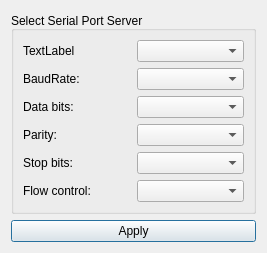
<?xml version="1.0" encoding="UTF-8"?>
<ui version="4.0">
 <class>SettingsDialog</class>
 <widget class="QDialog" name="SettingsDialog">
  <property name="geometry">
   <rect>
    <x>0</x>
    <y>0</y>
    <width>267</width>
    <height>232</height>
   </rect>
  </property>
  <property name="sizePolicy">
   <sizepolicy hsizetype="Preferred" vsizetype="Preferred">
    <horstretch>0</horstretch>
    <verstretch>0</verstretch>
   </sizepolicy>
  </property>
  <property name="windowTitle">
   <string>Settings</string>
  </property>
  <property name="layoutDirection">
   <enum>Qt::LeftToRight</enum>
  </property>
  <layout class="QGridLayout" name="gridLayout_3">
   <property name="sizeConstraint">
    <enum>QLayout::SetDefaultConstraint</enum>
   </property>
   <item row="2" column="0">
    <layout class="QHBoxLayout" name="horizontalLayout">
     <item>
      <widget class="QPushButton" name="applyButton">
       <property name="text">
        <string>Apply</string>
       </property>
      </widget>
     </item>
    </layout>
   </item>
   <item row="0" column="0">
    <widget class="QGroupBox" name="selectBox">
     <property name="title">
      <string>Select Serial Port Server</string>
     </property>
     <property name="alignment">
      <set>Qt::AlignBottom|Qt::AlignLeading|Qt::AlignLeft</set>
     </property>
     <layout class="QGridLayout" name="gridLayout">
      <property name="sizeConstraint">
       <enum>QLayout::SetNoConstraint</enum>
      </property>
      <item row="18" column="1">
       <widget class="QComboBox" name="parityBox"/>
      </item>
      <item row="5" column="1">
       <widget class="QComboBox" name="serialPortInfoListBox"/>
      </item>
      <item row="20" column="1">
       <widget class="QComboBox" name="stopBitsBox"/>
      </item>
      <item row="11" column="1">
       <widget class="QComboBox" name="baudRateBox">
        <property name="layoutDirection">
         <enum>Qt::LeftToRight</enum>
        </property>
        <property name="sizeAdjustPolicy">
         <enum>QComboBox::AdjustToContents</enum>
        </property>
       </widget>
      </item>
      <item row="15" column="1">
       <widget class="QComboBox" name="dataBitsBox"/>
      </item>
      <item row="22" column="1">
       <widget class="QComboBox" name="flowControlBox"/>
      </item>
      <item row="5" column="0">
       <widget class="QLabel" name="label">
        <property name="text">
         <string>TextLabel</string>
        </property>
       </widget>
      </item>
      <item row="11" column="0">
       <widget class="QLabel" name="baudRateLabel">
        <property name="text">
         <string>BaudRate:</string>
        </property>
       </widget>
      </item>
      <item row="15" column="0">
       <widget class="QLabel" name="dataBitsLabel">
        <property name="text">
         <string>Data bits:</string>
        </property>
       </widget>
      </item>
      <item row="18" column="0">
       <widget class="QLabel" name="parityLabel">
        <property name="text">
         <string>Parity:</string>
        </property>
       </widget>
      </item>
      <item row="20" column="0">
       <widget class="QLabel" name="stopBitsLabel">
        <property name="text">
         <string>Stop bits:</string>
        </property>
       </widget>
      </item>
      <item row="22" column="0">
       <widget class="QLabel" name="flowControlLabel">
        <property name="text">
         <string>Flow control:</string>
        </property>
       </widget>
      </item>
     </layout>
    </widget>
   </item>
  </layout>
 </widget>
 <resources/>
 <connections/>
</ui>
